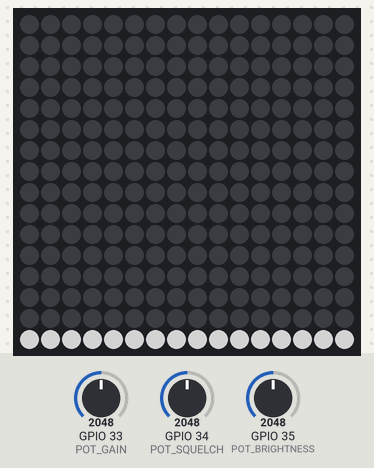
Bench run of a sketch on a simulated ESP32. Shown: 16×16 RGB LED matrix (first LED top left, wired row by row). Inputs (shaded band) come from the test bench; at power-on: GPIO 35 (POT_BRIGHTNESS) = 2048, GPIO 33 (POT_GAIN) = 2048, GPIO 34 (POT_SQUELCH) = 2048. Dim RGB values are drawn brighter than linear; I2S audio is not simulated (input reads silence); what the sketch prints to the serial monitor is not drawn.

Above: at 1.3 s.
1.4 s: GPIO 35 (POT_BRIGHTNESS) set to 0
At 1.7 s:
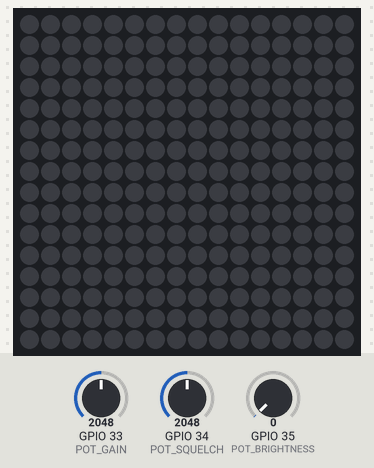
2.9 s: GPIO 35 (POT_BRIGHTNESS) set to 491
At 4.1 s:
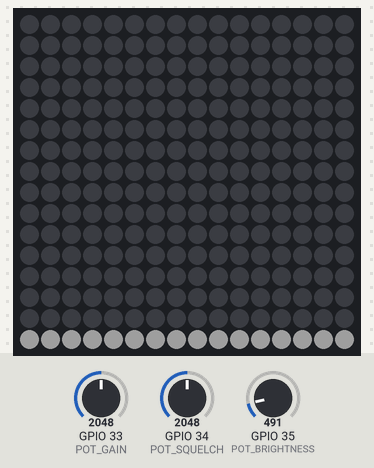
4.4 s: GPIO 35 (POT_BRIGHTNESS) set to 1228
Timing chart, 0 to 7.4 s (numbered marks = the images above; inputs shaded):
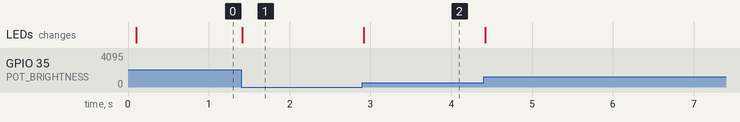

Measured:
- after the input at 1.4 s, the LEDs: change at once (image 1)
- after the input at 2.9 s, the LEDs: change at once (image 2)

The sketch:

src.ino
```cpp
/*
 * Code from https://github.com/s-marley/ESP32-INMP441-Matrix-VU
 *
 *
 * Web enabled FFT VU meter for a matrix, ESP32 and INMP441 digital mic.
 * The matrix width MUST be either 8 or a multiple of 16 but the height can
 * be any value. E.g. 8x8, 16x16, 8x10, 32x9 etc.
 *
 * We are using the LEDMatrx library for easy setup of a matrix with various
 * wiring options. Options are:
 *  HORIZONTAL_ZIGZAG_MATRIX
 *  HORIZONTAL_MATRIX
 *  VERTICAL_ZIGZAG_MATRIX
 *  VERTICAL_MATRIX
 * If your matrix has the first pixel somewhere other than the bottom left
 * (default) then you can reverse the X or Y axis by writing -M_WIDTH and /
 * or -M_HEIGHT in the cLEDMatrix initialisation.
 *
 * REQUIRED LIBRARIES
 * FastLED            Arduino libraries manager
 * ArduinoFFT         Arduino libraries manager
 * EEPROM             Built in
 * WiFi               Built in
 * AsyncTCP           https://github.com/me-no-dev/ESPAsyncWebServer
 * ESPAsyncWebServer  https://github.com/me-no-dev/AsyncTCP
 * LEDMatrix          https://github.com/AaronLiddiment/LEDMatrix
 * LEDText            https://github.com/AaronLiddiment/LEDText
 *
 * WIRING
 * LED data     D2 via 470R resistor
 * GND          GND
 * Vin          5V
 *
 * INMP441
 * VDD          3V3
 * GND          GND
 * L/R          GND
 * WS           D15
 * SCK          D14
 * SD           D32
 *
 * REFERENCES
 * Main code      Scott Marley            https://www.youtube.com/c/ScottMarley
 * Web server     Random Nerd Tutorials   https://randomnerdtutorials.com/esp32-web-server-slider-pwm/
 *                                  and   https://randomnerdtutorials.com/esp32-websocket-server-arduino/
 * Audio and mic  Andrew Tuline et al     https://github.com/atuline/WLED
 */

#include "audio_reactive.h"
#include <FastLED.h>
#include <LEDMatrix.h>
// #include <EEPROM.h>

// #define EEPROM_SIZE 5
#define LED_PIN     22
#define M_WIDTH     16
#define M_HEIGHT    16
#define NUM_LEDS    (M_WIDTH * M_HEIGHT)

// #define EEPROM_BRIGHTNESS   0
// #define EEPROM_GAIN         1
// #define EEPROM_SQUELCH      2
// #define EEPROM_PATTERN      3
// #define EEPROM_DISPLAY_TIME 4

#define POT_BRIGHTNESS  35
#define POT_SQUELCH  34
#define POT_GAIN  33
#define SENSORMAX 4095
#define SENSORMIN 0

uint8_t numBands;
uint8_t barWidth;
uint8_t pattern;
uint8_t brightness = 50;
uint16_t displayTime;
bool autoChangePatterns = false;

// #include "web_server.h"

cLEDMatrix<M_WIDTH, M_HEIGHT, HORIZONTAL_ZIGZAG_MATRIX> leds;

uint8_t peak[] = {0,0,0,0,0,0,0,0,0,0,0,0,0,0,0,0};
uint8_t prevFFTValue[] = {0,0,0,0,0,0,0,0,0,0,0,0,0,0,0,0};
uint8_t barHeights[] = {0,0,0,0,0,0,0,0,0,0,0,0,0,0,0,0};

// Colors and palettes
DEFINE_GRADIENT_PALETTE( purple_gp ) {
  0,   0, 212, 255,   //blue
255, 179,   0, 255 }; //purple
DEFINE_GRADIENT_PALETTE( outrun_gp ) {
  0, 141,   0, 100,   //purple
127, 255, 192,   0,   //yellow
255,   0,   5, 255 };  //blue
DEFINE_GRADIENT_PALETTE( greenblue_gp ) {
  0,   0, 255,  60,   //green
 64,   0, 236, 255,   //cyan
128,   0,   5, 255,   //blue
192,   0, 236, 255,   //cyan
255,   0, 255,  60 }; //green
DEFINE_GRADIENT_PALETTE( redyellow_gp ) {
  0,   200, 200,  200,   //white
 64,   255, 218,    0,   //yellow
128,   231,   0,    0,   //red
192,   255, 218,    0,   //yellow
255,   200, 200,  200 }; //white
CRGBPalette16 purplePal = purple_gp;
CRGBPalette16 outrunPal = outrun_gp;
CRGBPalette16 greenbluePal = greenblue_gp;
CRGBPalette16 heatPal = redyellow_gp;
uint8_t colorTimer = 0;


// void showIP(){
//   char strIP[16] = "               ";
//   // IPAddress ip = WiFi.localIP();
//   // ip.toString().toCharArray(strIP, 16);
//   Serial.println(strIP);
//   ScrollingMsg.SetFont(MatriseFontData);
//   ScrollingMsg.Init(&leds, leds.Width(), ScrollingMsg.FontHeight() + 1, 0, 0);
//   ScrollingMsg.SetText((unsigned char *)strIP, sizeof(strIP) - 1);
//   ScrollingMsg.SetTextColrOptions(COLR_RGB | COLR_SINGLE, 0xff, 0xff, 0xff);
//   ScrollingMsg.SetScrollDirection(SCROLL_LEFT);
//   ScrollingMsg.SetFrameRate(160 / M_WIDTH);       // Faster for larger matrices

//   while(ScrollingMsg.UpdateText() == 0) {
//     FastLED.show();
//   }
// }

//////////// Patterns ////////////

void rainbowBars(uint8_t band, uint8_t barHeight) {
  int xStart = barWidth * band;
  for (int x = xStart; x < xStart + barWidth; x++) {
    for (int y = 0; y <= barHeight; y++) {
      leds(x,y) = CHSV((x / barWidth) * (255 / numBands), 255, 255);
    }
  }
}

void purpleBars(int band, int barHeight) {
  int xStart = barWidth * band;
  for (int x = xStart; x < xStart + barWidth; x++) {
    for (int y = 0; y < barHeight; y++) {
      leds(x,y) = ColorFromPalette(purplePal, y * (255 / barHeight));
    }
  }
}

void changingBars(int band, int barHeight) {
  int xStart = barWidth * band;
  for (int x = xStart; x < xStart + barWidth; x++) {
    for (int y = 0; y < barHeight; y++) {
      leds(x,y) = CHSV(y * (255 / M_HEIGHT) + colorTimer, 255, 255);
    }
  }
}

void centerBars(int band, int barHeight) {
  int xStart = barWidth * band;
  for (int x = xStart; x < xStart + barWidth; x++) {
    if (barHeight % 2 == 0) barHeight--;
    int yStart = ((M_HEIGHT - barHeight) / 2 );
    for (int y = yStart; y <= (yStart + barHeight); y++) {
      int colorIndex = constrain((y - yStart) * (255 / barHeight), 0, 255);
      leds(x,y) = ColorFromPalette(heatPal, colorIndex);
    }
  }
}

void whitePeak(int band) {
  int xStart = barWidth * band;
  int peakHeight = peak[band];
  for (int x = xStart; x < xStart + barWidth; x++) {
    leds(x,peakHeight) = CRGB::White;
  }
}

void outrunPeak(int band) {
  int xStart = barWidth * band;
  int peakHeight = peak[band];
  for (int x = xStart; x < xStart + barWidth; x++) {
    leds(x,peakHeight) = ColorFromPalette(outrunPal, peakHeight * (255 / M_HEIGHT));
  }
}

void createWaterfall(int band) {
  int xStart = barWidth * band;
  // Draw bottom line
  for (int x = xStart; x < xStart + barWidth; x++) {
    leds(x,0) = CHSV(constrain(map(fftResult[band],0,254,160,0),0,160), 255, 255);
  }
}

void moveWaterfall() {
  // Move screen up starting at 2nd row from top
  for (int y = M_HEIGHT - 2; y >= 0; y--) {
    for (int x = 0; x < M_WIDTH; x++) {
      leds(x,y+1) = leds(x,y);
    }
  }
}

void drawPatterns(uint8_t band) {

  uint8_t barHeight = barHeights[band];

  // Draw bars
  switch (pattern) {
    case 0:
      rainbowBars(band, barHeight);
      break;
    case 1:
      // No bars on this one
      break;
    case 2:
      purpleBars(band, barHeight);
      break;
    case 3:
      centerBars(band, barHeight);
      break;
    case 4:
      changingBars(band, barHeight);
      EVERY_N_MILLISECONDS(10) { colorTimer++; }
      break;
    case 5:
      createWaterfall(band);
      EVERY_N_MILLISECONDS(30) { moveWaterfall(); }
      break;
  }

  // Draw peaks
  switch (pattern) {
    case 0:
      whitePeak(band);
      break;
    case 1:
      outrunPeak(band);
      break;
    case 2:
      whitePeak(band);
      break;
    case 3:
      // No peaks
      break;
    case 4:
      // No peaks
      break;
    case 5:
      // No peaks
      break;
  }
}

void setup() {
  FastLED.addLeds<WS2812B, LED_PIN, GRB>(leds[0], NUM_LEDS);
  Serial.begin(115200);

  // setupWebServer();
  setupAudio();

  if (M_WIDTH == 8) numBands = 8;
  else numBands = 16;
  barWidth = M_WIDTH / numBands;

  // EEPROM.begin(EEPROM_SIZE);

  // It should not normally be possible to set the gain to 255
  // If this has happened, the EEPROM has probably never been written to
  // (new board?) so reset the values to something sane.
  // if (EEPROM.read(EEPROM_GAIN) == 255) {
    // EEPROM.write(EEPROM_BRIGHTNESS, 50);
    // EEPROM.write(EEPROM_GAIN, 0);
    // EEPROM.write(EEPROM_SQUELCH, 0);
    // EEPROM.write(EEPROM_PATTERN, 0);
    // EEPROM.write(EEPROM_DISPLAY_TIME, 10);
    // EEPROM.commit();
  // }

  // Read saved values from EEPROM
  // FastLED.setBrightness( EEPROM.read(EEPROM_BRIGHTNESS));
  // brightness = FastLED.getBrightness();
  // gain = EEPROM.read(EEPROM_GAIN);
  // squelch = EEPROM.read(EEPROM_SQUELCH);
  // pattern = EEPROM.read(EEPROM_PATTERN);
  // displayTime = EEPROM.read(EEPROM_DISPLAY_TIME);

  // if (WiFi.status() == WL_CONNECTED) showIP();
}

void loop() {

  gain = map(analogRead(POT_GAIN), SENSORMIN, SENSORMAX, 0, 30);
  squelch = map(analogRead(POT_SQUELCH), SENSORMIN, SENSORMAX, 0, 30);
  brightness = map(analogRead(POT_BRIGHTNESS), SENSORMIN, SENSORMAX, 0, 254);

  if (pattern != 5) FastLED.clear();

  uint8_t divisor = 1;                                                    // If 8 bands, we need to divide things by 2
  if (numBands == 8) divisor = 2;                                         // and average each pair of bands together

  for (int i = 0; i < 16; i += divisor) {
    uint8_t fftValue;

    if (numBands == 8) fftValue = (fftResult[i] + fftResult[i+1]) / 2;    // Average every two bands if numBands = 8
    else fftValue = fftResult[i];

    fftValue = ((prevFFTValue[i/divisor] * 3) + fftValue) / 4;            // Dirty rolling average between frames to reduce flicker
    barHeights[i/divisor] = fftValue / (255 / M_HEIGHT);                  // Scale bar height

    if (barHeights[i/divisor] > peak[i/divisor])                          // Move peak up
      peak[i/divisor] = min(M_HEIGHT, (int)barHeights[i/divisor]);

    prevFFTValue[i/divisor] = fftValue;                                   // Save prevFFTValue for averaging later

  }

  // Draw the patterns
  for (int band = 0; band < numBands; band++) {
    drawPatterns(band);
  }

  // Decay peak
  EVERY_N_MILLISECONDS(60) {
    for (uint8_t band = 0; band < numBands; band++)
      if (peak[band] > 0) peak[band] -= 1;
  }

  // EVERY_N_SECONDS(30) {
    // Save values in EEPROM. Will only be commited if values have changed.
    // EEPROM.write(EEPROM_BRIGHTNESS, brightness);
    // EEPROM.write(EEPROM_GAIN, gain);
    // EEPROM.write(EEPROM_SQUELCH, squelch);
    // EEPROM.write(EEPROM_PATTERN, pattern);
    // EEPROM.write(EEPROM_DISPLAY_TIME, displayTime);
    // EEPROM.commit();
  // }

  EVERY_N_SECONDS_I(timingObj, displayTime) {
    timingObj.setPeriod(displayTime);
    if (autoChangePatterns) pattern = (pattern + 1) % 6;
  }

  FastLED.setBrightness(brightness);
  FastLED.show();

  // ws.cleanupClients();
}
```

Source omitted: audio_reactive.h (9610 bytes)
